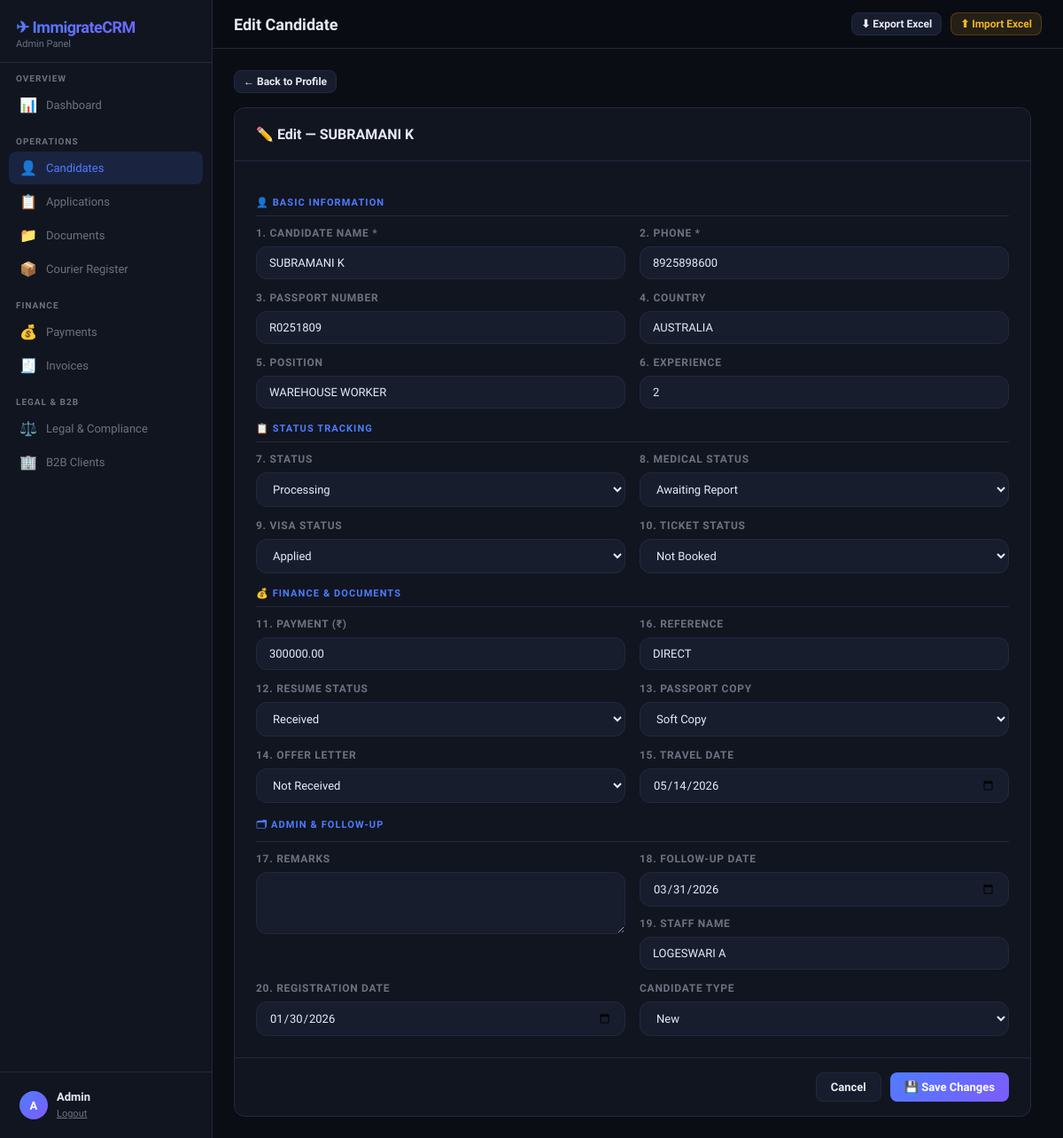
Screenshot of /candidates/1/edit/ (signed in) with the database file from the repository.
### crm/models.py (models this page shows, shortened)
class Candidate(models.Model):
    CANDIDATE_TYPE = [('New','New'),('Renewal','Renewal'),('Repeat','Repeat')]
    STATUS_CHOICES = [
        ('New','New'),('Documents Pending','Documents Pending'),
        ('Processing','Processing'),('Visa Applied','Visa Applied'),
        ('Approved','Approved'),('Ticket Booked','Ticket Booked'),
        ('Boarded','Boarded'),('Cancelled','Cancelled'),('Refunded','Refunded'),
    ]
    MEDICAL_CHOICES = [('Pending','Pending'),('Fit','Fit'),('Unfit','Unfit'),
                       ('Awaiting Report','Awaiting Report'),('Done','Done')]
    VISA_CHOICES = [('Not Applied','Not Applied'),('Applied','Applied'),
                    ('Approved','Approved'),('Rejected','Rejected'),('On Hold','On Hold')]
    TICKET_CHOICES = [('Not Booked','Not Booked'),('Booked','Booked'),
                      ('Confirmed','Confirmed'),('Cancelled','Cancelled')]
    RESUME_CHOICES = [('Not Received','Not Received'),('Received','Received'),('Uploaded','Uploaded')]
    PASSPORT_COPY_CHOICES = [('Not Received','Not Received'),('Soft Copy','Soft Copy'),
                             ('Original','Original'),('Both','Both')]
    OFFER_LETTER_CHOICES = [('Not Received','Not Received'),('Received','Received'),
                            ('Signed','Signed'),('Sent to Candidate','Sent to Candidate')]
    name = models.CharField(max_length=200)
    phone = models.CharField(max_length=20)
    passport_number = models.CharField(max_length=50, blank=True)
    country = models.CharField(max_length=100, blank=True)
    position = models.CharField(max_length=200, blank=True)
    experience = models.CharField(max_length=100, blank=True)
    status = models.CharField(max_length=30, choices=STATUS_CHOICES, default='New')
    medical_status = models.CharField(max_length=30, choices=MEDICAL_CHOICES, default='Pending')
    visa_status = models.CharField(max_length=30, choices=VISA_CHOICES, default='Not Applied')
    ticket_status = models.CharField(max_length=30, choices=TICKET_CHOICES, default='Not Booked')
    payment = models.DecimalField(max_digits=12, decimal_places=2, default=0)
    resume_status = models.CharField(max_length=30, choices=RESUME_CHOICES, default='Not Received')
    resume_file = models.FileField(upload_to='resumes/', blank=True, null=True)
    passport_copy_status = models.CharField(max_length=30, choices=PASSPORT_COPY_CHOICES, default='Not Received')
    passport_copy_file = models.FileField(upload_to='passports/', blank=True, null=True)
    offer_letter_status = models.CharField(max_length=30, choices=OFFER_LETTER_CHOICES, default='Not Received')
    offer_letter_file = models.FileField(upload_to='offer_letters/', blank=True, null=True)
    travel_date = models.DateField(null=True, blank=True)
    reference = models.CharField(max_length=200, blank=True)
    remarks = models.TextField(blank=True)
    followup_date = models.DateField(null=True, blank=True)
    staff_name = models.CharField(max_length=100, blank=True)
    registration_date = models.DateField(null=True, blank=True)
    candidate_type = models.CharField(max_length=20, choices=CANDIDATE_TYPE, default='New')
    created_at = models.DateTimeField(auto_now_add=True)
    updated_at = models.DateTimeField(auto_now=True)
    class Meta:
        ordering = ['-created_at']

### crm/views.py (the view)
# urls.py: path('candidates/<int:pk>/edit/', views.candidate_edit, name='candidate_edit'),
@login_required
def candidate_edit(request, pk):
    c = get_object_or_404(Candidate, pk=pk)
    if request.method == 'POST':
        form = CandidateForm(request.POST, request.FILES, instance=c)
        if form.is_valid():
            form.save()
            messages.success(request, 'Candidate updated!')
            return redirect('candidates')
    else:
        form = CandidateForm(instance=c)
    return render(request, 'crm/candidate_edit.html', {'form': form, 'candidate': c, 'page': 'candidates'})

### crm/templates/crm/candidate_edit.html (shortened to what this page needs)
{% extends 'crm/base.html' %}
{% block page_title %}Edit Candidate{% endblock %}
{% block content %}
<div style="margin-bottom:16px;">
  <a href="{% url 'candidate_view' candidate.pk %}" class="btn btn-secondary btn-sm">← Back to Profile</a>
</div>
<div class="table-card" style="max-width:900px;">
  <div class="modal-header" style="border-radius:12px 12px 0 0;">
    <div class="modal-title">✏️ Edit — {{ candidate.name }}</div>
  </div>
  <form method="post" enctype="multipart/form-data">
    <div class="modal-body">
      <div class="form-section-title">👤 Basic Information</div>
      <div class="form-row" style="margin-bottom:14px;">
        <div><label class="form-label">1. Candidate Name *</label>
          <input class="form-control" name="name" value="{{ candidate.name }}" required></div>
        <div><label class="form-label">2. Phone *</label>
          <input class="form-control" name="phone" value="{{ candidate.phone }}" required></div>
      </div>
      <div class="form-row" style="margin-bottom:14px;">
        <div><label class="form-label">3. Passport Number</label>
          <input class="form-control" name="passport_number" value="{{ candidate.passport_number }}"></div>
        <div><label class="form-label">4. Country</label>
          <input class="form-control" name="country" value="{{ candidate.country }}"></div>
      </div>
      <div class="form-row" style="margin-bottom:14px;">
        <div><label class="form-label">5. Position</label>
          <input class="form-control" name="position" value="{{ candidate.position }}"></div>
        <div><label class="form-label">6. Experience</label>
          <input class="form-control" name="experience" value="{{ candidate.experience }}"></div>
      </div>
      <div class="form-section-title">📋 Status Tracking</div>
      <div class="form-row" style="margin-bottom:14px;">
        <div><label class="form-label">7. Status</label>
          <select class="form-select" name="status">
            {% for val,label in form.fields.status.choices %}
              <option value="{{ val }}" {% if candidate.status == val %}selected{% endif %}>{{ label }}</option>
            {% endfor %}
          </select></div>
        <div><label class="form-label">8. Medical Status</label>
          <select class="form-select" name="medical_status">
            {% for val,label in form.fields.medical_status.choices %}
              <option value="{{ val }}" {% if candidate.medical_status == val %}selected{% endif %}>{{ label }}</option>
            {% endfor %}
          </select></div>
      </div>
      <div class="form-row" style="margin-bottom:14px;">
        <div><label class="form-label">9. Visa Status</label>
          <select class="form-select" name="visa_status">
            {% for val,label in form.fields.visa_status.choices %}
              <option value="{{ val }}" {% if candidate.visa_status == val %}selected{% endif %}>{{ label }}</option>
            {% endfor %}
          </select></div>
        <div><label class="form-label">10. Ticket Status</label>
          <select class="form-select" name="ticket_status">
            {% for val,label in form.fields.ticket_status.choices %}
              <option value="{{ val }}" {% if candidate.ticket_status == val %}selected{% endif %}>{{ label }}</option>
            {% endfor %}
          </select></div>
      </div>
      <div class="form-section-title">💰 Finance & Documents</div>
      <div class="form-row" style="margin-bottom:14px;">
        <div><label class="form-label">11. Payment (₹)</label>
          <input class="form-control" name="payment" type="number" value="{{ candidate.payment }}"></div>
        <div><label class="form-label">16. Reference</label>
          <input class="form-control" name="reference" value="{{ candidate.reference }}"></div>
      </div>
      <div class="form-row" style="margin-bottom:14px;">
        <div><label class="form-label">12. Resume Status</label>
          <select class="form-select" name="resume_status">
            {% for val,label in form.fields.resume_status.choices %}
              <option value="{{ val }}" {% if candidate.resume_status == val %}selected{% endif %}>{{ label }}</option>
            {% endfor %}
          </select></div>
        <div><label class="form-label">13. Passport Copy</label>
          <select class="form-select" name="passport_copy_status">
            {% for val,label in form.fields.passport_copy_status.choices %}
              <option value="{{ val }}" {% if candidate.passport_copy_status == val %}selected{% endif %}>{{ label }}</option>
            {% endfor %}
          </select></div>
      </div>
      <div class="form-row" style="margin-bottom:14px;">
        <div><label class="form-label">14. Offer Letter</label>
          <select class="form-select" name="offer_letter_status">
            {% for val,label in form.fields.offer_letter_status.choices %}
              <option value="{{ val }}" {% if candidate.offer_letter_status == val %}selected{% endif %}>{{ label }}</option>
            {% endfor %}
          </select></div>
        <div><label class="form-label">15. Travel Date</label>
          <input class="form-control" name="travel_date" type="date" value="{{ candidate.travel_date|date:'Y-m-d' }}"></div>
      </div>
      <div class="form-section-title">🗂 Admin & Follow-up</div>
      <div class="form-row" style="margin-bottom:14px;">
        <div><label class="form-label">17. Remarks</label>
          <textarea class="form-control" name="remarks">{{ candidate.remarks }}</textarea></div>
        <div style="display:flex;flex-direction:column;gap:12px;">
          <div><label class="form-label">18. Follow-up Date</label>
            <input class="form-control" name="followup_date" type="date" value="{{ candidate.followup_date|date:'Y-m-d' }}"></div>
          <div><label class="form-label">19. Staff Name</label>
            <input class="form-control" name="staff_name" value="{{ candidate.staff_name }}"></div>
        </div>
      </div>
      <div class="form-row">
        <div><label class="form-label">20. Registration Date</label>
          <input class="form-control" name="registration_date" type="date" value="{{ candidate.registration_date|date:'Y-m-d' }}"></div>
        <div><label class="form-label">Candidate Type</label>
          <select class="form-select" name="candidate_type">
            {% for val,label in form.fields.candidate_type.choices %}
              <option value="{{ val }}" {% if candidate.candidate_type == val %}selected{% endif %}>{{ label }}</option>
            {% endfor %}
          </select></div>
      </div>
    </div>
    <div class="modal-footer">
      <a href="{% url 'candidate_view' candidate.pk %}" class="btn btn-secondary">Cancel</a>
      <button type="submit" class="btn btn-primary">💾 Save Changes</button>
    </div>
  </form>
</div>
{% endblock %}

### crm/templates/crm/base.html (shortened to what this page needs)
{% load static %}<!DOCTYPE html>
<html lang="en">
<head>
<link rel="stylesheet" href="{% static 'crm/css/style.css' %}">
</head>
<body>
<div class="app-shell">
  <div class="sidebar">
    <div class="sidebar-header">
      <div class="sidebar-brand">✈ ImmigrateCRM</div>
      <div class="sidebar-role">{{ request.user.username|title }} Panel</div>
    </div>
    <div class="nav-section">
      <div class="nav-label">Overview</div>
      <a href="{% url 'dashboard' %}" class="nav-item {% if page == 'dashboard' %}active{% endif %}">
        <span class="nav-icon">📊</span>Dashboard
      </a>
    </div>
    <div class="nav-section">
      <div class="nav-label">Operations</div>
      <a href="{% url 'candidates' %}" class="nav-item {% if page == 'candidates' %}active{% endif %}">
        <span class="nav-icon">👤</span>Candidates
      </a>
      <a href="{% url 'applications' %}" class="nav-item {% if page == 'applications' %}active{% endif %}">
        <span class="nav-icon">📋</span>Applications
      </a>
      <a href="{% url 'documents' %}" class="nav-item {% if page == 'documents' %}active{% endif %}">
        <span class="nav-icon">📁</span>Documents
      </a>
      <a href="{% url 'courier' %}" class="nav-item {% if page == 'courier' %}active{% endif %}">
        <span class="nav-icon">📦</span>Courier Register
      </a>
    </div>
    <div class="nav-section">
      <div class="nav-label">Finance</div>
      <a href="{% url 'payments' %}" class="nav-item {% if page == 'payments' %}active{% endif %}">
        <span class="nav-icon">💰</span>Payments
      </a>
      <a href="{% url 'invoices' %}" class="nav-item {% if page == 'invoices' %}active{% endif %}">
        <span class="nav-icon">🧾</span>Invoices
      </a>
    </div>
    <div class="nav-section">
      <div class="nav-label">Legal & B2B</div>
      <a href="{% url 'legal' %}" class="nav-item {% if page == 'legal' %}active{% endif %}">
        <span class="nav-icon">⚖️</span>Legal & Compliance
      </a>
      <a href="{% url 'b2b' %}" class="nav-item {% if page == 'b2b' %}active{% endif %}">
        <span class="nav-icon">🏢</span>B2B Clients
      </a>
    </div>
    <div class="sidebar-footer">
      <div class="user-info">
        <div class="user-avatar">{{ request.user.username|slice:":1"|upper }}</div>
        <div>
          <div class="user-name">{{ request.user.username|title }}</div>
          <a href="{% url 'logout' %}" style="font-size:11px;color:var(--muted);">Logout</a>
        </div>
      </div>
    </div>
  </div>
  <div class="main-content">
    <div class="topbar">
      <div class="topbar-title">{% block page_title %}Dashboard{% endblock %}</div>
      <div class="topbar-actions">
        <a href="{% url 'export_excel' %}" class="btn btn-secondary btn-sm">⬇ Export Excel</a>
        <form method="post" action="{% url 'import_excel' %}" enctype="multipart/form-data" style="display:inline">
          <label class="btn btn-warning btn-sm" style="cursor:pointer">
            ⬆ Import Excel
          </label>
        </form>
      </div>
    </div>
    <div class="page-content">
      {% block content %}{% endblock %}
    </div>
  </div>
</div>
</body>
</html>

### rows the page displays
Candidate: name "SUBRAMANI K", phone "8925898600", passport_number "R0251809", country "AUSTRALIA", position "WAREHOUSE WORKER", experience "2", status "Processing", medical_status "Awaiting Report", visa_status "Applied", ticket_status "Not Booked", payment "300000.00", reference "DIRECT", resume_status "Received", passport_copy_status "Soft Copy", offer_letter_status "Not Received", travel_date "05/14/2026", followup_date "03/31/2026", staff_name "LOGESWARI A", registration_date "01/30/2026", candidate_type "New"

### other values shown
{{ request.user.username|title }} "Admin"
{{ request.user.username|slice:":1"|upper }} "A"
